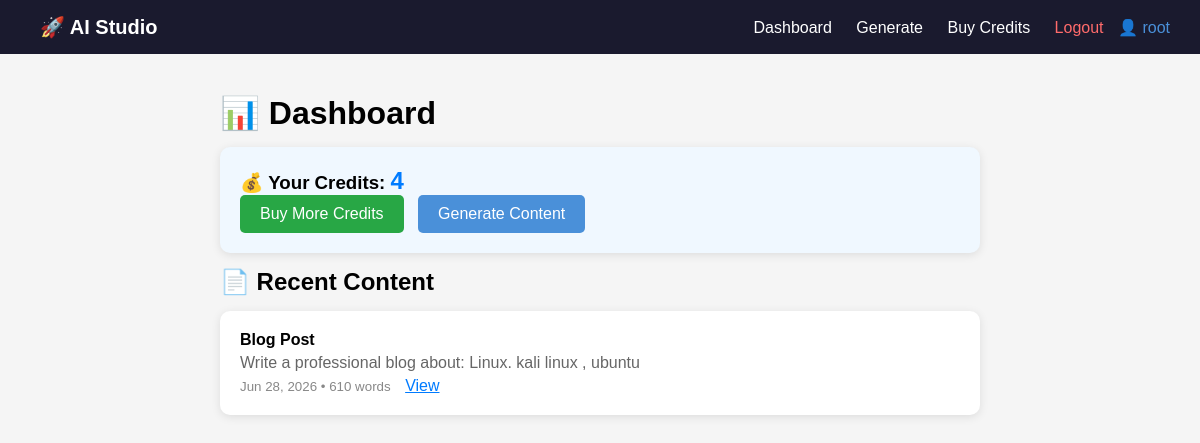
The app's page /dashboard/ (signed in) with its own data.
### studio/models.py (models this page shows, shortened)
class GeneratedContent(models.Model):
    CONTENT_TYPES = [
        ('blog', 'Blog Post'),
        ('social', 'Social Media Caption'),
        ('email', 'Email Newsletter'),
        ('seo', 'SEO Content'),
        ('youtube', 'YouTube Description'),
    ]
    user = models.ForeignKey(User, on_delete=models.CASCADE)
    content_type = models.CharField(max_length=20, choices=CONTENT_TYPES)
    prompt = models.TextField()
    generated_text = models.TextField()
    created_at = models.DateTimeField(auto_now_add=True)
    word_count = models.IntegerField(default=0)

### studio/views.py (the view)
# urls.py: path('dashboard/', views.dashboard, name='dashboard'),
@login_required
def dashboard(request):
    credits, created = UserCredits.objects.get_or_create(user=request.user)
    contents = GeneratedContent.objects.filter(user=request.user).order_by('-created_at')[:10]
    return render(request, 'studio/dashboard.html', {
        'credits': credits.credits,
        'contents': contents
    })

### studio/templates/studio/dashboard.html
{% extends 'studio/base.html' %}
{% block content %}
<div style="max-width: 800px; margin: 0 auto; padding: 20px;">
    <h1>📊 Dashboard</h1>
    <div class="card" style="background: #f0f8ff;">
        <h3>💰 Your Credits: <span style="color: #007bff; font-size: 24px;">{{ credits }}</span></h3>
        <a href="{% url 'buy_credits' %}" class="btn" style="background: #28a745;">Buy More Credits</a>
        <a href="{% url 'generate' %}" class="btn" style="margin-left: 10px;">Generate Content</a>
    </div>
    <h2>📄 Recent Content</h2>
    {% for content in contents %}
        <div class="card">
            <strong>{{ content.get_content_type_display }}</strong>
            <p style="color: #666; margin: 5px 0;">{{ content.prompt|truncatechars:100 }}</p>
            <small style="color: #888;">{{ content.created_at|date:"M d, Y" }} • {{ content.word_count }} words</small>
            <a href="{% url 'content_detail' content.id %}" style="margin-left: 10px; color: #007bff;">View</a>
        </div>
    {% empty %}
        <p style="color: #888;">No content generated yet.</p>
    {% endfor %}
</div>
{% endblock %}

### studio/templates/studio/base.html (shortened to what this page needs)
<!DOCTYPE html>
<html>
<head>
</head>
<body>
    <nav class="navbar">
        <div>
            <a href="{% url 'index' %}" style="font-size: 20px; font-weight: bold;">🚀 AI Studio</a>
        </div>
        <div>
            {% if user.is_authenticated %}
                <a href="{% url 'dashboard' %}">Dashboard</a>
                <a href="{% url 'generate' %}">Generate</a>
                <a href="{% url 'buy_credits' %}">Buy Credits</a>
                <a href="{% url 'logout' %}" style="color: #ff6b6b;">Logout</a>
                <span style="color: #4a90d9;">👤 {{ user.username }}</span>
            {% else %}
                <a href="{% url 'login' %}">Login</a>
                <a href="{% url 'register' %}">Register</a>
            {% endif %}
        </div>
    </nav>
    <div class="container">
        {% block content %}{% endblock %}
    </div>
</body>
</html>

### studio/templates/studio/base.html (style rules this page uses)
* { margin: 0; padding: 0; box-sizing: border-box; }
body { font-family: Arial, sans-serif; background: #f5f5f5; }
.navbar { background: #1a1a2e; padding: 15px 30px; display: flex; justify-content: space-between; align-items: center; flex-wrap: wrap; }
.navbar a { color: white; text-decoration: none; margin: 0 10px; }
.container { max-width: 1000px; margin: 0 auto; padding: 20px; }
.btn { display: inline-block; padding: 10px 20px; background: #4a90d9; color: white; text-decoration: none; border-radius: 5px; border: none; cursor: pointer; }
.card { background: white; padding: 20px; border-radius: 10px; box-shadow: 0 2px 10px rgba(0,0,0,0.1); margin: 15px 0; }

### records on screen
GeneratedContent: content_type "Blog Post", prompt "Write a professional blog about: Linux. kali linux , ubuntu", created_at "Jun 28, 2026", word_count "610"

### other values on screen
{{ user.username }} "root"
{{ credits }} "4"
